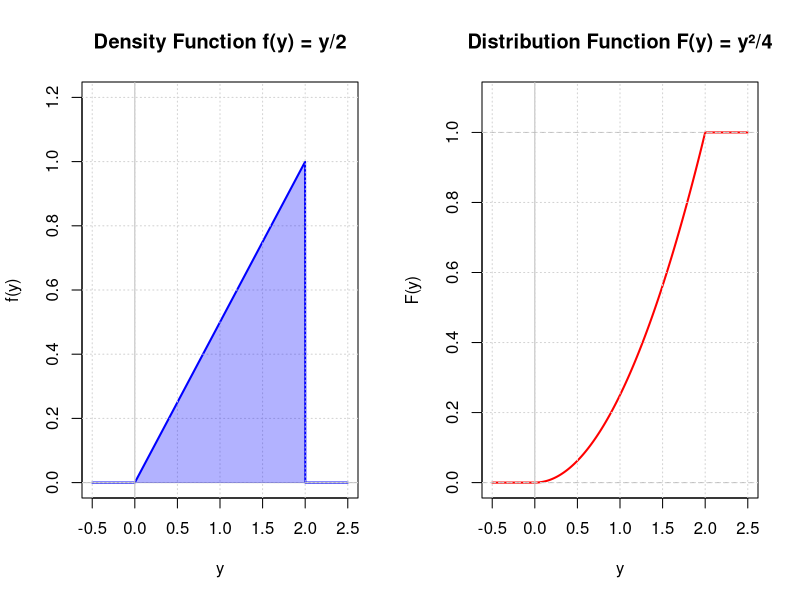

Generate this figure with R:
# Exercise 4.11(c)
png("exercise_4_11c.png", width=1200, height=600, res=120)

par(mfrow=c(1,2))

# Density function f(y)
y <- seq(-0.5, 2.5, length.out=1000)
f_y <- ifelse(y >= 0 & y <= 2, y/2, 0)

plot(y, f_y, type="l", lwd=2, col="blue",
     xlab="y", ylab="f(y)",
     main="Density Function f(y) = y/2",
     ylim=c(0, 1.2))
abline(h=0, col="gray")
abline(v=0, col="gray")
grid()

# Shade the area under the curve
y_shade <- seq(0, 2, length.out=100)
f_shade <- y_shade/2
polygon(c(0, y_shade, 2), c(0, f_shade, 0), 
        col=rgb(0, 0, 1, 0.3), border=NA)

# Distribution function F(y)
F_y <- ifelse(y < 0, 0, ifelse(y <= 2, y^2/4, 1))

plot(y, F_y, type="l", lwd=2, col="red",
     xlab="y", ylab="F(y)",
     main="Distribution Function F(y) = y²/4",
     ylim=c(0, 1.1))
abline(h=c(0, 1), col="gray", lty=2)
abline(v=0, col="gray")
grid()

dev.off()
